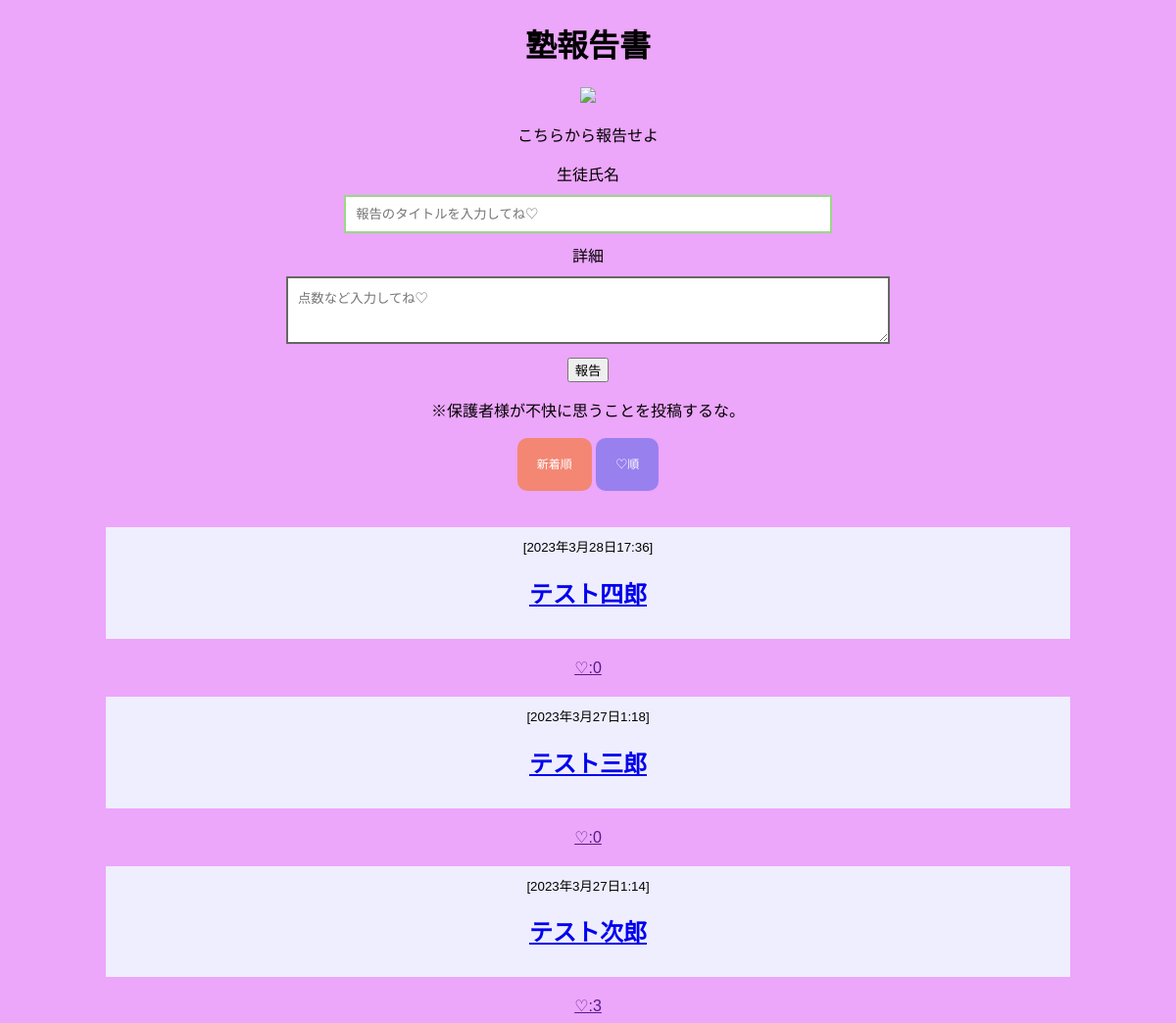
Before: / with the older database file.
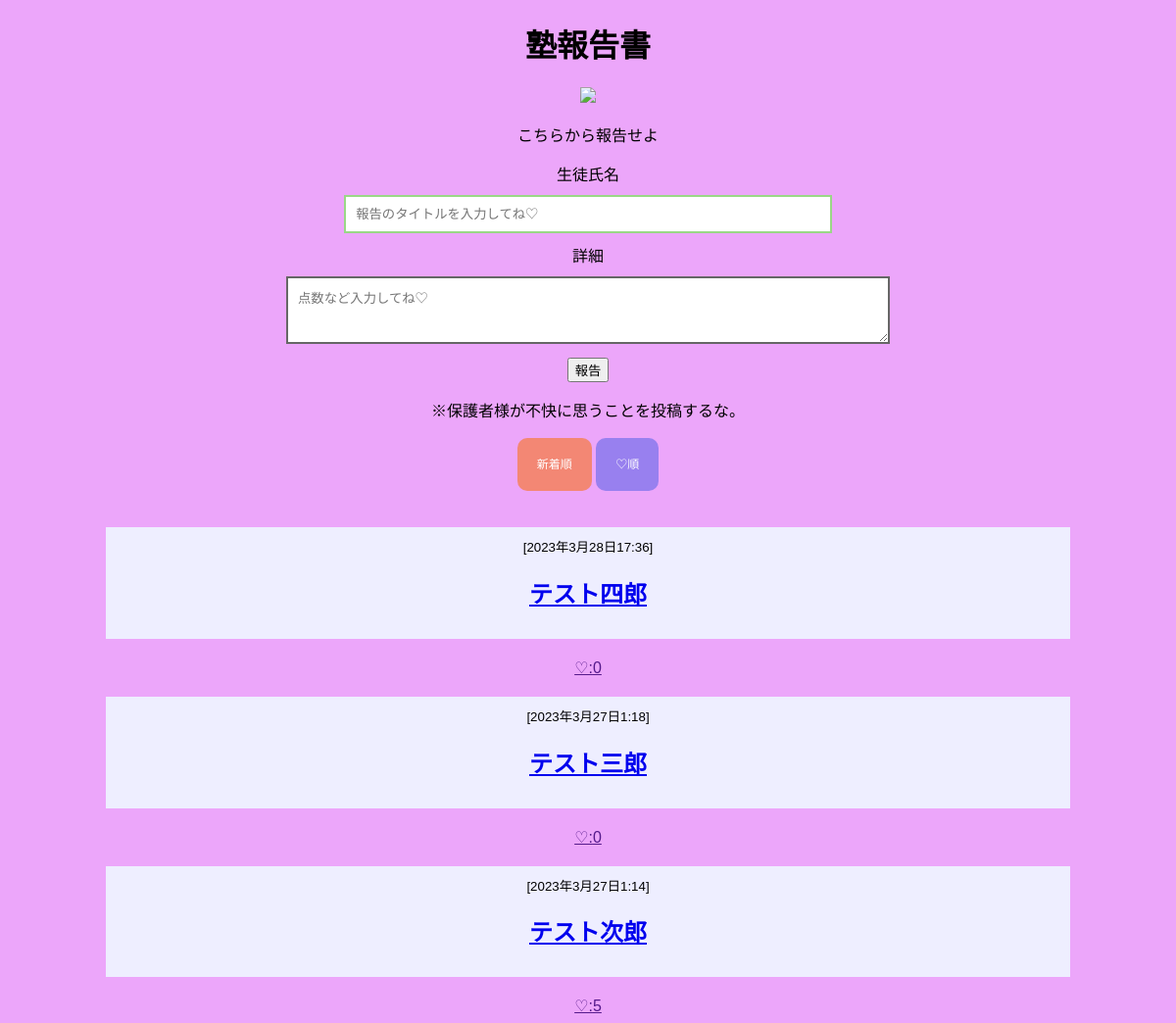
After: the same page with the newer database file.
### cram/models.py (models this page shows, shortened)
class Article(models.Model):
    title = models.CharField(max_length=200)
    body = models.TextField()
    posted_at = models.DateTimeField(default=timezone.now)
    published_at = models.DateTimeField(blank=True, null=True)
    like = models.IntegerField(default=0)

### cram/views.py (the view)
# urls.py: path('', views.index, name='index'),
def index(request):
    if request.method == 'POST':
        article = Article(title=request.POST['title'], body=request.POST['text'])
        article.save()
        return redirect(detail, article.id)
    if ('sort' in request.GET):
        if request.GET['sort'] == 'like':
            articles = Article.objects.order_by('-like')
        else:
            articles = Article.objects.order_by('-posted_at')
    else:
        articles = Article.objects.order_by('-posted_at')
    context = {
        "articles": articles,
    }
    return render(request, 'project/index.html', context)

### cram/templates/project/index.html (shortened to what this page needs)
{% load static %}
<!DOCTYPE html>
<html>
  <head>
    <link href="{% static 'cram/css/default.css' %}" rel="stylesheet">
  </head>
  <body>
  <div style="text-align: center;">
    <h1>塾報告書</h1>
    <div style="text-align: center;">
      <img src="https://icongr.am/feather/wifi.svg?size=60&color=currentColor" >
    </div>
    <p>こちらから報告せよ</p>
    <form action="{% url 'index' %}" method="post">
      <div>
        <label for="titleInput">生徒氏名</label><br>
        <input id="titleInput" name="title" type="text" row="1" placeholder="報告のタイトルを入力してね♡">
      </div>
      <div>
        <label for="textInput">詳細</label><br>
        <textarea id="textInput" name="text" rows="3" placeholder="点数など入力してね♡"></textarea>
      </div>
      <div>
        <button type="submit">報告</button>
      </div>
    </form>
    <p>※保護者様が不快に思うことを投稿するな。</p>
    <br>
    <div>
      <a href="{% url 'index' %}?sort=Date" id="sort_new">新着順</a>
      <a href="{% url 'index' %}?sort=like" id="sort_like">♡順</a>
    </div>
    <br>
    <br>
    {% if articles %}
    {% for article in articles %}
    <div class="text">
    <small>[{{ article.posted_at }}]</small>
    <h2><a href="{% url 'detail' article.id %}">{{ article.title }}</a></h2>
    </div>
    <div>
      <a href=""onclick="like({{article.id}});">
        ♡:<span id="like{{article.id}}">{{ article.like }}</span>
      </a>
    </div>
    {% endfor %}
    {% else %}
    <p>No article.</p>
    {% endif %}
  </div>
  </body>
</html>

Changed rows visible on the page:
changed Article "テスト次郎": like "3" → "5"
